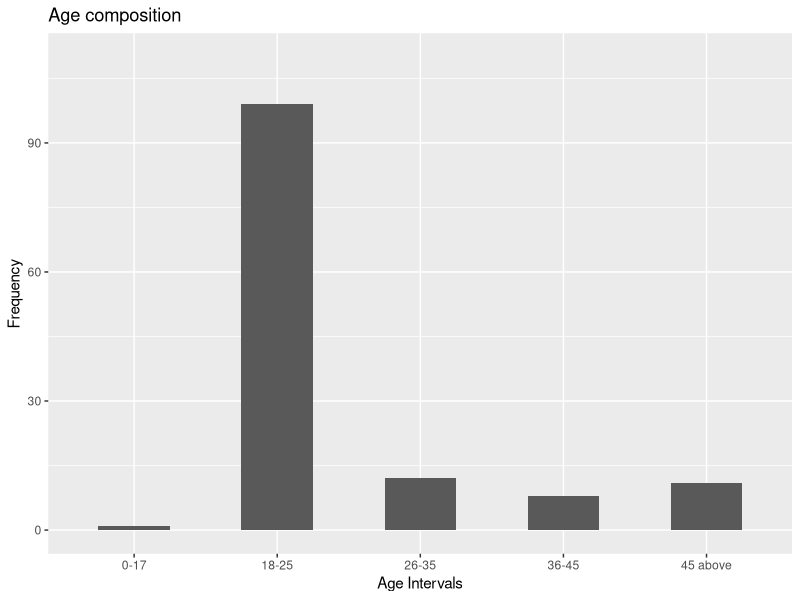
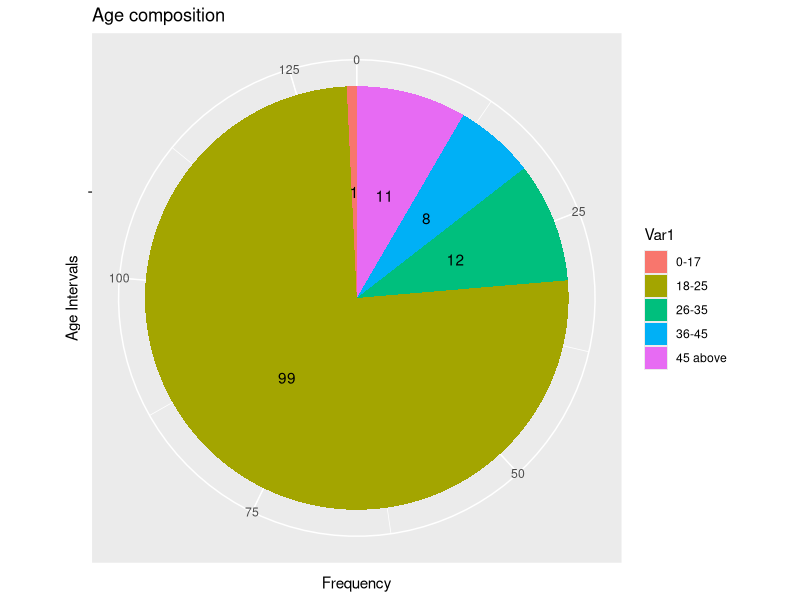
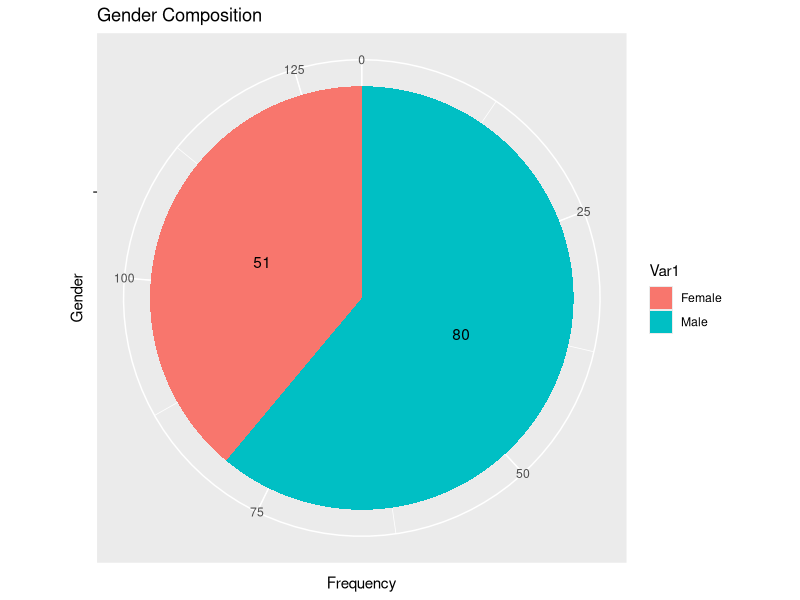
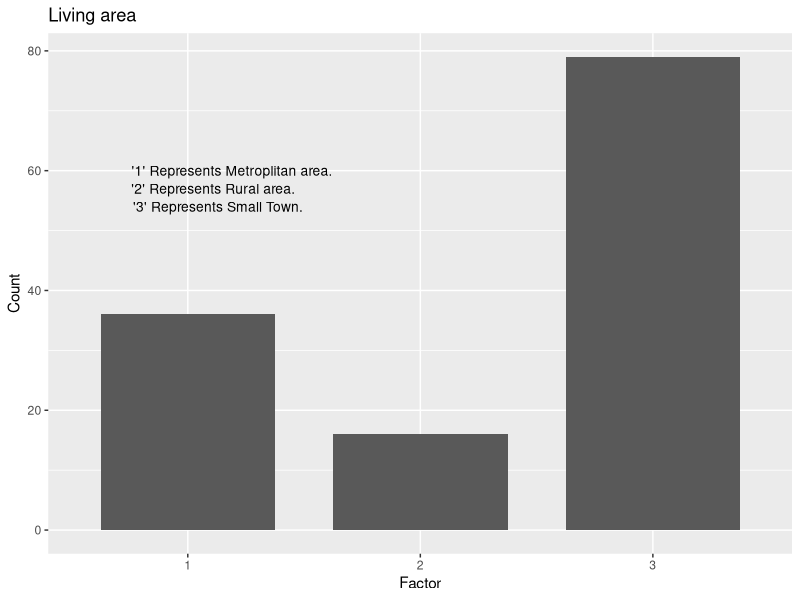
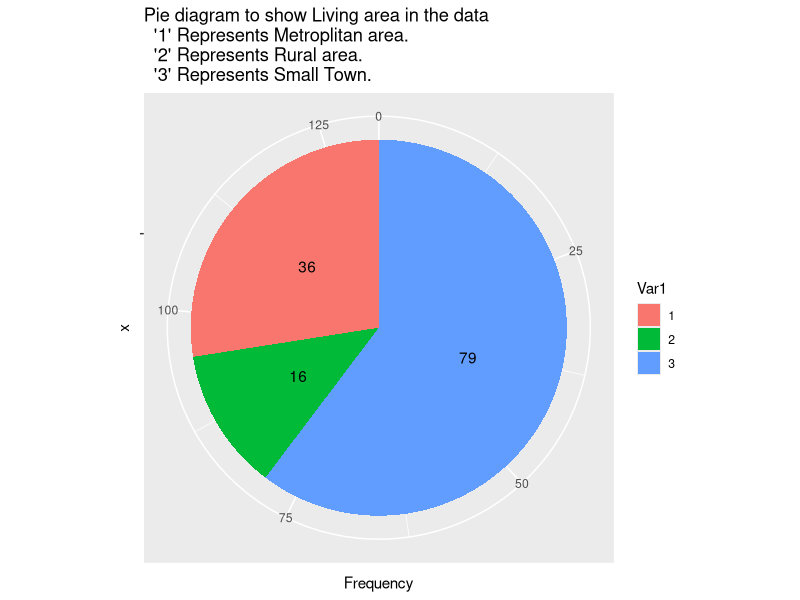
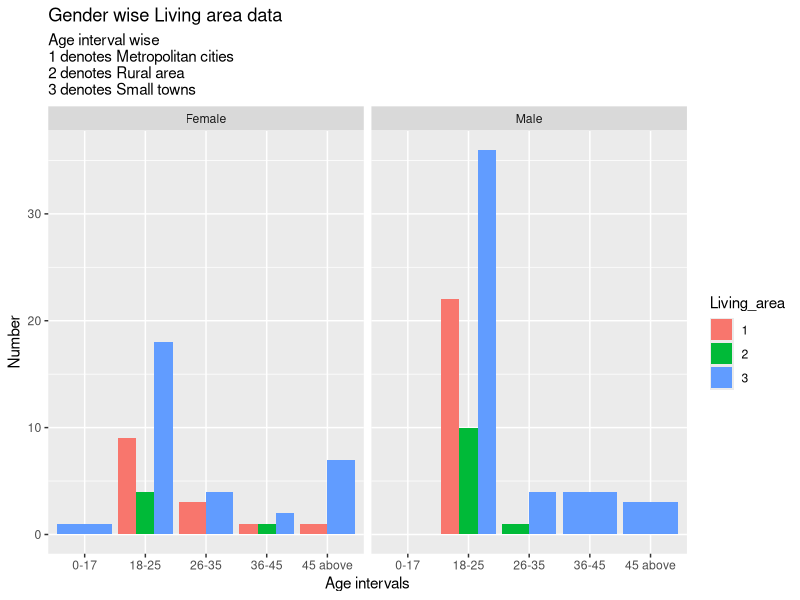
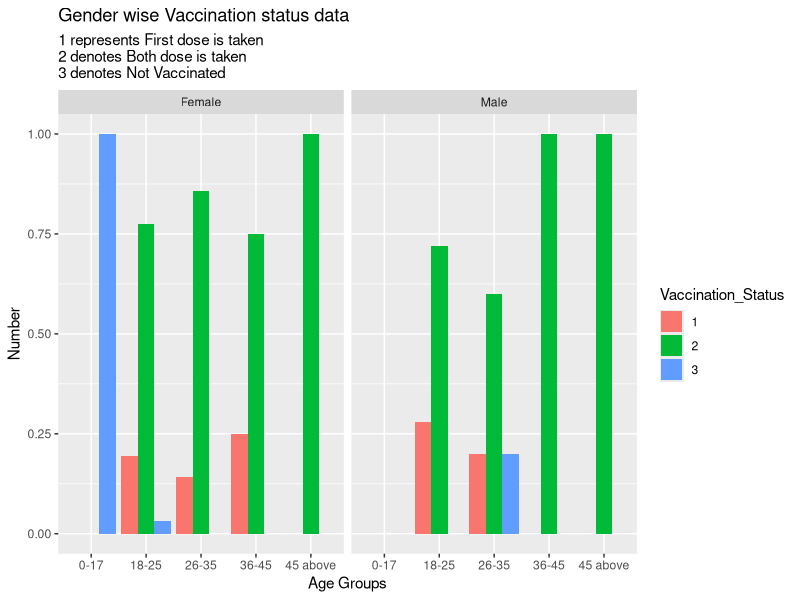
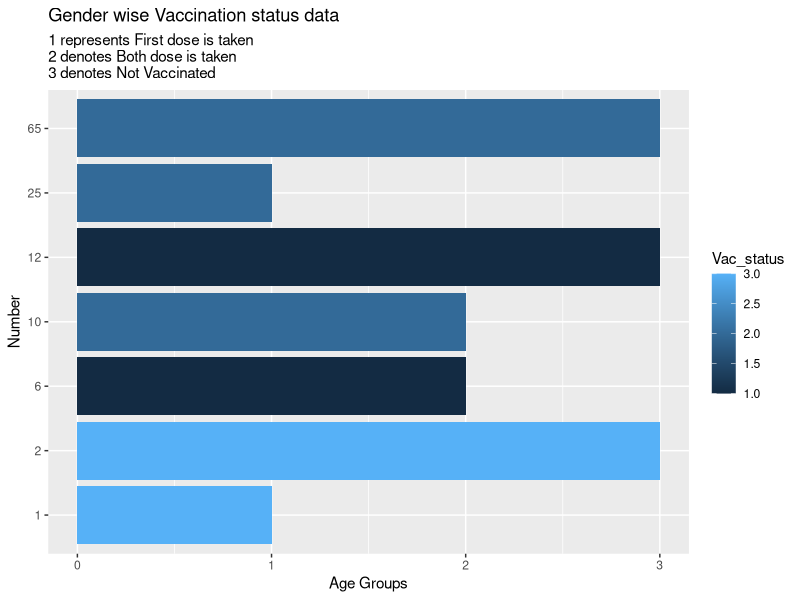

These figures' R source, in order:
## CALLING THE DATA

rm(list=ls())
df <- read.csv(file = "Vaccination.csv",header = TRUE)
head(df)

## CALLING THE LIBRARIES
library(dplyr)
library(ggplot2)

##PREPARING THE DATA TO ANALYZE
## Columns to be modified--- Living area, Vac_safe, Vac_status, Vac_reliable, CoWin, Vac_symptom   
## Changing the column names to something short for future use.
colnames(df) <- c("TimeStamp","Age","Gender","Living_area","Vac_safe","Vac_status","Travel","1st_choice",
                    "2nd_choice","3rd_choice","4th_choice","5th_choice","6th_choice","Vac_brand",
                    "Vac_reliable","CoWin","Vac_app_easy","waiting_time","Social_dis","Hygiene",
                    "Vac_symptom","Govt_effort")

data <- df
data$Living_area <- as.numeric(as.factor(data$Living_area))
table (data$Living_area) 
##here we are using to represent the entire column "Living_area" as a factor of (1,2,3)
## 1 represents Metropolitan city
## 2 represents Rural area 
##3 is small town.

data$Vac_safe <- as.numeric (as.factor(data$Vac_safe))
##here we are using to represent the entire column "Vaccination_safe" as a factor of (1,2,3)
## 1 represents "No, it can affect my health", 
## 2 represents "Not Sure" 
## 3 is "Yes"

data$Vac_status <- as.numeric (as.factor(data$Vac_status))
table (data$Vac_status)
##here we are using to represent the entire column "Vaccination_status" as a factor of (1,2,3)
## 1 represents "1st dose is taken", 
## 2 represents "Both doses taken" 
## 3 is "Not Vaccinated".

data$Vac_reliable <- as.numeric (as.factor(data$Vac_reliable))
##here we are using to represent the entire column "Vaccination_reliability" as a factor of (1,2,3)
## 1 represents "Free vaccines offered by the Government", 
## 2 represents "Paid vaccines offered by private organizations".

data$CoWin <- as.numeric (as.factor(data$CoWin))
## 1 represents "No, I have not used the portal", 
## 2 represents "Yes, but I did not face any problem", and
## 3 represents "Yes, I faced a lot of issues while booking".

data$Vac_symptom <- as.numeric (as.factor(data$Vac_symptom))
## 1 represents "After 1st dose", 
## 2 represents "After 2nd dose", and
## 3 represents "After both doses"
## 4 represents "No, I did not face any".

## Looking at the data Demographically ____ Plots we need to do initially___
## 1. Age, 2. Gender, 3. Living_area, 4. Living_area wrt Gender and Age using multiple bar chart , 5. Gender based on different age interval using multiple bar chart

## Bar and pie diagram of age composition of the data
df <- data.frame(table(data$Age))
bar <- ggplot(data=df,aes(y=Freq,x=Var1),beside=T)+geom_bar(stat="identity",width = 0.5)+
  labs(title="Age composition",x="Age Intervals",y="Frequency")+ylim(0,110)
bar

bar1 <- ggplot(data=df,aes(y=Freq,x="",fill=Var1))+geom_bar(stat="identity",width = 0.5)+
  labs(title="Age composition",x="Age Intervals",y="Frequency")
pie <- bar1 + coord_polar("y",start=0)
pie + geom_text(label=paste(df$Freq),position=position_stack(vjust = 0.5))


##pie diagram for gender composition of the data
df1 <- data.frame(table(data$Gender))
bar1 <- ggplot (df1, aes(y = Freq,x = "", fill= Var1))+geom_bar(stat = "identity", width = 0.5)+
  labs(title = "Gender Composition", x= "Gender", y= "Frequency")
pie<- bar1+ coord_polar("y", start = 0)
pie + geom_text(label=paste(df1$Freq),position=position_stack(vjust = 0.5))


##Bar and pie diagram of to categorize the living area of the data
table(data$Living_area)
df2 <- data.frame(table(data$Living_area))
bar <- ggplot(data=df2,aes(y= Freq,x= Var1),beside=T)+geom_bar(stat="identity",width = .75)+
  labs(title="Living area",x="Factor",y="Count")+
  annotate("text", x=1.19, y=60, label= "'1' Represents Metroplitan area.",size=3.5)+
  annotate("text", x=1.11, y=57, label= "'2' Represents Rural area.",size=3.5)+
  annotate("text", x=1.13, y=54, label= "'3' Represents Small Town.",size=3.5)
bar

bar1 <- ggplot(data=df2,aes(y=Freq ,x="",fill= Var1))+geom_bar(stat="identity",width = 0.5)+
  labs(title="Pie diagram to show Living area in the data
  '1' Represents Metroplitan area.
  '2' Represents Rural area.
  '3' Represents Small Town.",y="Frequency")
pie <- bar1 + coord_polar("y",start=0)
pie + geom_text(label=paste(df2$Freq),position=position_stack(vjust = 0.5))



##Living_area wrt Gender and Age using multiple bar chart 
names(data)
df <-data%>%
  group_by(Living_area,Gender,Age)
df$Age  

df1 <- df[df$Age=="18-25",]
df2 <- df1[df1$Gender=="Male",]
tab1 <- data.frame(table(df2$Living_area))
count1 <- nrow(tab1)
df3 <- df1[df1$Gender=="Female",]
tab2 <- data.frame(table(df3$Living_area))
count2 <- nrow(tab2)

df1 <- df[df$Age=="26-35",]
df2 <- df1[df1$Gender=="Male",]
tab3 <- data.frame(table(df2$Living_area))
count3 <- nrow(tab3)
df3 <- df1[df1$Gender=="Female",]
tab4 <- data.frame(table(df3$Living_area))
count4 <- nrow(tab4)

df1 <- df[df$Age=="36-45",]
df2 <- df1[df1$Gender=="Male",]
tab5 <- data.frame(table(df2$Living_area))
count5 <- nrow(tab5)
df3 <- df1[df1$Gender=="Female",]
tab6 <- data.frame(table(df3$Living_area))
count6 <- nrow(tab6)

df1 <- df[df$Age=="45 above",]
df2 <- df1[df1$Gender=="Male",]
tab7 <- data.frame(table(df2$Living_area))
count7 <- nrow(tab7)
df3 <- df1[df1$Gender=="Female",]
tab8 <- data.frame(table(df3$Living_area))
count8 <- nrow(tab8)

df1 <- df[df$Age=="0-17",]
df2 <- df1[df1$Gender=="Male",]
tab9 <- data.frame(table(df2$Living_area))
count9 <- nrow(tab9)
df3 <- df1[df1$Gender=="Female",]
tab10 <- data.frame(table(df3$Living_area))
count10 <- nrow(tab10)

bar_data <- data.frame(Age =c(rep("18-25",6),rep("26-35",4),rep("36-45",4),rep("45 above",3),rep("0-17",1)),Living_area=c(tab1$Var1,tab2$Var1,tab3$Var1,tab4$Var1,tab5$Var1,tab6$Var1,tab7$Var1,tab8$Var1,tab9$Var1,tab10$Var1),
                       Gender=c(rep("Male",count1),rep("Female",count2),rep("Male",count3),rep("Female",count4),rep("Male",count5),rep("Female",count6),rep("Male",count7),rep("Female",count8),rep("Male",count9),rep("Female",count10)),
                       value=c(tab1$Freq,tab2$Freq,tab3$Freq,tab4$Freq,tab5$Freq,tab6$Freq,tab7$Freq,tab8$Freq,tab10$Freq)) 

bar_data
ggplot(data=bar_data,aes(x=Age,fill=Living_area,y=value))+
  geom_bar(position="dodge",stat="identity",size=0.8)+facet_wrap(~Gender)+
  labs(y="Number",x="Age intervals",title="Gender wise Living area data",
       subtitle="Age interval wise
1 denotes Metropolitan cities
2 denotes Rural area
3 denotes Small towns")

#4. FREQUENCY-WISE analysis wrt to Age, Vaccination status and gender.
agestatus <- data.frame(data$Age, data$Vac_status, data$Gender)
tabage <- data.frame(table (agestatus))
colnames(tabage)<- c("Age","Vaccination_Status","Gender","Number")
agestatus1 <- split(tabage,tabage$Gender)
agestatus_male <- agestatus1$Male
agestatus_female <- agestatus1$Female

age_count <- data %>% 
  group_by(Age,Gender) %>% 
  summarise(count=n())
age_count
age_count_M <- age_count[age_count$Gender=="Male",]
age_counttemp <- data.frame(Age="0-17",Gender="Male",count= 0)
age_count_M <- rbind (age_counttemp,age_count_M)
age_count_M1 <- rep(age_count_M$count,3)

age_count_F <- age_count[age_count$Gender=="Female",]
age_count_F1 <- rep(age_count_F$count,3)

agestatus_male$freq <- agestatus_male$Number/age_count_M1
agestatus_male$freq <- replace (agestatus_male$freq,c(1,6,11),0)
agestatus_female$freq <- agestatus_female$Number/age_count_F1
agestatus_gender <- rbind(agestatus_male,agestatus_female)


ggplot(data=agestatus_gender,aes(x= Age,y= freq,fill= Vaccination_Status))+
  geom_bar(position="dodge",stat="identity",size=0.8)+ facet_wrap(~Gender)+
  labs(y="Number",x="Age Groups",title="Gender wise Vaccination status data",
       subtitle="1 represents First dose is taken 
2 denotes Both dose is taken
3 denotes Not Vaccinated")

#5. relationship between vaccination status and living area of the indivisual.
data2 <- df
living <- data2 %>% 
  group_by(Living_area,Vac_status) %>% 
  summarise (total= n())
living$Vac_status= as.integer(living$Vac_status)
ggplot(data=living,aes(x= Living_area,y= as.factor (total),fill= Vac_status))+
  geom_bar(position="dodge",stat="identity",size=0.8)+
  labs(y="Number",x="Age Groups",title="Gender wise Vaccination status data",
       subtitle="1 represents First dose is taken 
2 denotes Both dose is taken
3 denotes Not Vaccinated")
